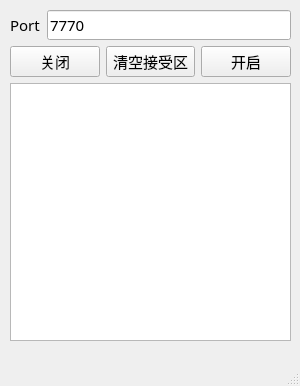
<?xml version="1.0" encoding="UTF-8"?>
<ui version="4.0">
 <class>MainWindow</class>
 <widget class="QMainWindow" name="MainWindow">
  <property name="geometry">
   <rect>
    <x>0</x>
    <y>0</y>
    <width>300</width>
    <height>386</height>
   </rect>
  </property>
  <property name="windowTitle">
   <string>MainWindow</string>
  </property>
  <widget class="QWidget" name="centralwidget">
   <widget class="QWidget" name="verticalLayoutWidget">
    <property name="geometry">
     <rect>
      <x>10</x>
      <y>10</y>
      <width>281</width>
      <height>331</height>
     </rect>
    </property>
    <layout class="QVBoxLayout" name="verticalLayout">
     <item>
      <layout class="QHBoxLayout" name="horizontalLayout_2">
       <item>
        <widget class="QLabel" name="label">
         <property name="font">
          <font>
           <family>微软雅黑</family>
           <pointsize>11</pointsize>
          </font>
         </property>
         <property name="text">
          <string>Port</string>
         </property>
        </widget>
       </item>
       <item>
        <widget class="QLineEdit" name="lineEdit">
         <property name="font">
          <font>
           <family>微软雅黑</family>
           <pointsize>11</pointsize>
          </font>
         </property>
         <property name="text">
          <string>7770</string>
         </property>
        </widget>
       </item>
      </layout>
     </item>
     <item>
      <layout class="QHBoxLayout" name="horizontalLayout_3">
       <item>
        <widget class="QPushButton" name="pushButton_3">
         <property name="font">
          <font>
           <family>微软雅黑</family>
           <pointsize>11</pointsize>
          </font>
         </property>
         <property name="text">
          <string>关闭</string>
         </property>
        </widget>
       </item>
       <item>
        <widget class="QPushButton" name="pushButton_2">
         <property name="font">
          <font>
           <family>微软雅黑</family>
           <pointsize>11</pointsize>
          </font>
         </property>
         <property name="text">
          <string>清空接受区</string>
         </property>
        </widget>
       </item>
       <item>
        <widget class="QPushButton" name="pushButton">
         <property name="font">
          <font>
           <family>微软雅黑</family>
           <pointsize>11</pointsize>
          </font>
         </property>
         <property name="text">
          <string>开启</string>
         </property>
        </widget>
       </item>
      </layout>
     </item>
     <item>
      <widget class="QPlainTextEdit" name="plainTextEdit"/>
     </item>
    </layout>
   </widget>
  </widget>
  <widget class="QMenuBar" name="menubar">
   <property name="geometry">
    <rect>
     <x>0</x>
     <y>0</y>
     <width>300</width>
     <height>22</height>
    </rect>
   </property>
  </widget>
  <widget class="QStatusBar" name="statusbar"/>
 </widget>
 <resources/>
 <connections/>
</ui>
